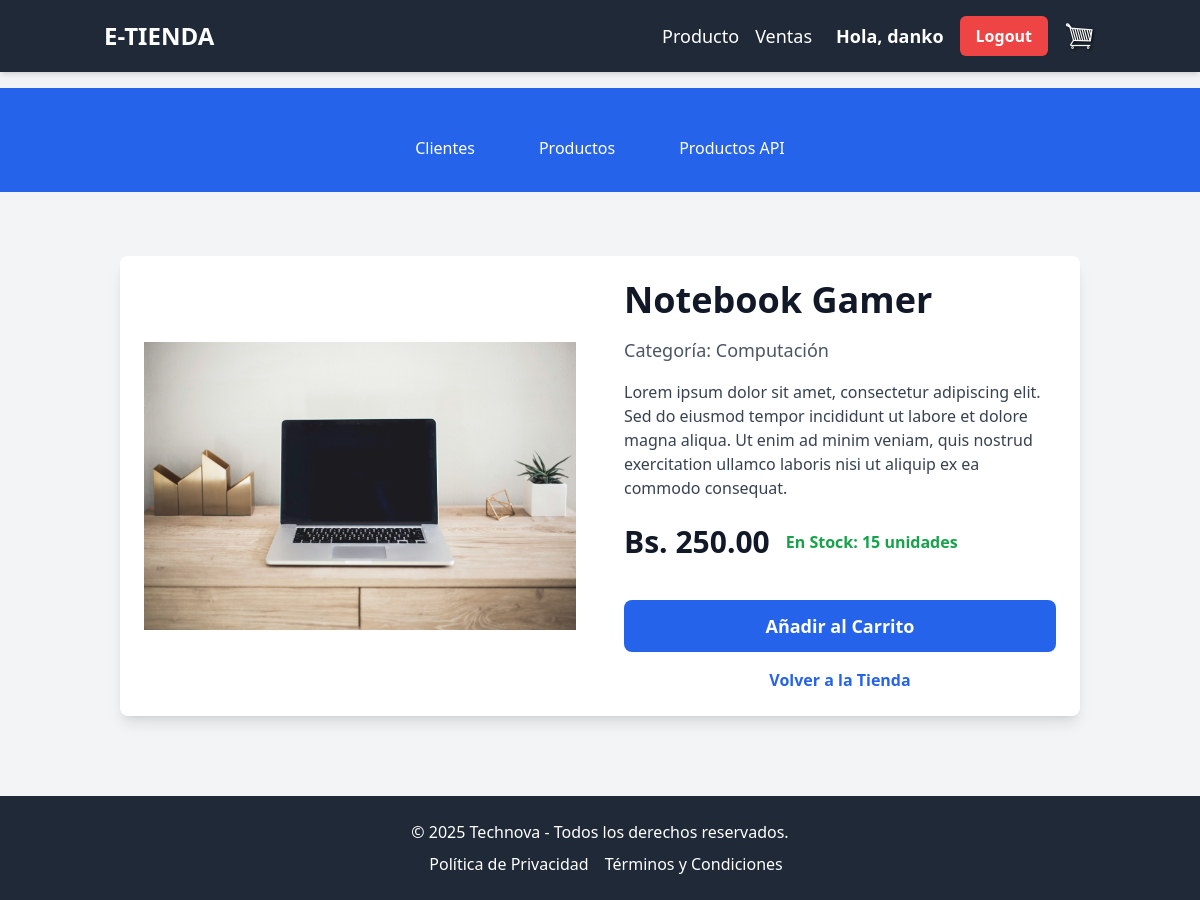
/store/producto/2/ (signed in), run on the app's committed database.
### store/models.py (models this page shows, shortened)
class Producto(models.Model):
    nombre = models.CharField(max_length=100, help_text="Nombre del Producto")
    precio = models.DecimalField(max_digits=10, decimal_places=2, null=True, help_text="Precio")
    stock = models.IntegerField(null=True, help_text="Cantidad en stock")
    imagen = models.ImageField(upload_to='productos', null=True)
    categoria = models.ForeignKey('Categoria', on_delete=models.SET_NULL, null=True)

class Categoria(models.Model):
    nombre = models.CharField(max_length=100, help_text="Categoría del Producto")

### store/views.py (the view)
# urls.py: path('producto/<int:pk>/',views.detail_producto, name='detail_producto'),
def detail_producto(request,pk):
    producto_obj = get_object_or_404(Producto, id=pk)
    context = {
        'producto':producto_obj
    }
    return render(request,"store/detalle_producto.html",context)

### store/templates/store/detalle_producto.html (shortened to what this page needs)
{% extends 'store/main.html' %}
{% load static %}
{% block content %}
<div class="container mx-auto px-4 py-8">
    {% if error_message %}
        <div class="bg-red-100 border border-red-400 text-red-700 px-4 py-3 rounded relative mb-4" role="alert">
            <strong class="font-bold">¡Error!</strong>
            <span class="block sm:inline">{{ error_message }}</span>
        </div>
        <a href="{% url 'store' %}" class="block text-center mt-4 text-blue-600 hover:text-blue-800 font-semibold">Volver a la Tienda</a>
    {% elif producto %}
        <div class="bg-white rounded-lg shadow-lg overflow-hidden md:flex">
            <div class="md:w-1/2 p-6 flex items-center justify-center">
                {% if producto.imagen %}
                    <img class="max-w-full max-h-96 object-contain" src="{{ producto.imagen.url }}" alt="{{ producto.nombre }}">
                {% else %}
                    <img class="max-w-full max-h-96 object-contain" src="{% static 'images/placeholder.jpg' %}" alt="Imagen no disponible">
                {% endif %}
            </div>
            <div class="md:w-1/2 p-6 flex flex-col justify-between">
                <div>
                    <h1 class="text-4xl font-bold text-gray-900 mb-4">{{ producto.nombre }}</h1>
                    <p class="text-gray-600 mb-4 text-lg">Categoría: {{ producto.categoria.nombre }}</p>
                    <p class="text-gray-700 mb-6 text-base">Lorem ipsum dolor sit amet, consectetur adipiscing elit. Sed do eiusmod tempor incididunt ut labore et dolore magna aliqua. Ut enim ad minim veniam, quis nostrud exercitation ullamco laboris nisi ut aliquip ex ea commodo consequat.</p>
                    <div class="flex items-center mb-4">
                        <span class="text-3xl font-bold text-gray-900 mr-4">Bs. {{ producto.precio }}</span>
                        {% if producto.stock > 0 %}
                            <span class="text-green-600 font-semibold">En Stock: {{ producto.stock }} unidades</span>
                        {% else %}
                            <span class="text-red-600 font-semibold">Sin Stock</span>
                        {% endif %}
                    </div>
                </div>
                <div class="mt-6">
                    <button
                        data-product="{{ producto.id }}"
                        data-action="add"
                        class="bg-blue-600 hover:bg-blue-700 text-white font-bold py-3 px-6 rounded-lg text-lg transition duration-300 w-full update-cart">
                        Añadir al Carrito
                    </button>
                    <a href="{% url 'store' %}" class="block text-center mt-4 text-blue-600 hover:text-blue-800 font-semibold">Volver a la Tienda</a>
                </div>
            </div>
        </div>
    {% else %}
        <p class="text-gray-600 text-center">No se pudieron cargar los detalles del producto.</p>
        <a href="{% url 'store' %}" class="block text-center mt-4 text-blue-600 hover:text-blue-800 font-semibold">Volver a la Tienda</a>
    {% endif %}
</div>
{% endblock %}

### store/templates/store/main.html (shortened to what this page needs)
{% load static %}
<!DOCTYPE html>
<html lang="es" class="h-full">
  <head>
    <script src="https://cdn.tailwindcss.com"></script>
  </head>
  <body class="flex flex-col min-h-screen bg-gray-100 text-gray-800 font-sans antialiased">
    <nav class="bg-gray-800 text-white shadow-md py-4">
      <div class="container mx-auto flex items-center justify-between px-4">
        <a class="text-2xl font-bold hover:text-gray-300 transition duration-300" href="{% url 'store' %}">E-TIENDA</a>
        <div class="flex items-center space-x-6">
          <ul class="flex space-x-4">
            <li>
              <a class="hover:text-gray-300 text-lg transition duration-300" href="{% url 'store' %}">Producto</a>
            </li>
            <li>
              <a class="hover:text-gray-300 text-lg transition duration-300" href="{% url 'cart' %}">Ventas</a>
            </li>
          </ul>
          <div class="flex items-center space-x-4 ml-6">
              {% if user.is_authenticated %}
                  <span class="text-white text-lg font-semibold hidden md:block">Hola, {{ user.username }}</span>
    <form action="{% url 'logout' %}" method="post" class="inline">
        <button type="submit" class="bg-red-500 hover:bg-red-600 text-white font-semibold py-2 px-4 rounded-md transition duration-300">
            Logout
        </button>
    </form>
              {% else %}
                  <a href="{% url 'login' %}" class="bg-blue-500 hover:bg-blue-600 text-white font-semibold py-2 px-4 rounded-md transition duration-300">
                      Login
                  </a>
              {% endif %}
              <a href="{% url 'cart' %}" class="relative">
                  <img id="cart-icon" src="{% static 'images/cart.png' %}" class="w-8 h-8" alt="Carrito de compras" />
              </a>
          </div>
        </div>
      </div>
    </nav>
    <div class="bg-blue-600 py-3 mt-4">
      <div class="bg-blue-600 py-3 mt-4">
  <div class="container mx-auto px-4">
    <ul class="flex justify-center space-x-8 text-white font-medium">
      {% if user.is_authenticated %}
        <li>
          <button
            class="py-2 px-4 rounded-md hover:bg-blue-700 transition duration-300"
            onclick="window.location.href='{% url 'clientes' %}'"
          >
            Clientes
          </button>
        </li>
      {% endif %}
      <li>
        <button
            class="py-2 px-4 rounded-md hover:bg-blue-700 transition duration-300"
            onclick="window.location.href='{% url 'store' %}'"
          >
            Productos
          </button>
      </li>
      <li>
        <button
          class="py-2 px-4 rounded-md hover:bg-blue-700 transition duration-300"
          onclick="window.location.href='{% url 'fake_products' %}'"
        >
          Productos API
        </button>
      </li>
    </ul>
  </div>
</div>
    </div>
    <main class="flex-grow container mx-auto mt-8 px-4">
      {% block content %}{% endblock %}
    </main>
    <footer class="bg-gray-800 text-white text-center py-6 mt-12">
      <p class="mb-2">&copy; 2025 Technova - Todos los derechos reservados.</p>
      <p>
        <a href="#" class="text-white hover:text-gray-400 mx-3">Política de Privacidad</a>
        <a href="#" class="text-white hover:text-gray-400">Términos y Condiciones</a>
      </p>
    </footer>
  </body>
</html>

### data on the page
Producto: imagen (picture), nombre "Notebook Gamer", categoria.nombre "Computación", precio "250.00", stock "15"

### other printed values
{{ user.username }} "danko"
